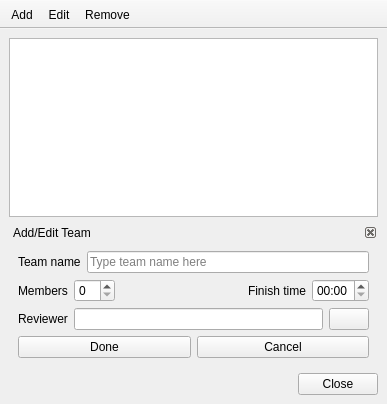
<?xml version="1.0" encoding="UTF-8"?>
<ui version="4.0">
 <class>TeamDialog</class>
 <widget class="QMainWindow" name="TeamDialog">
  <property name="geometry">
   <rect>
    <x>0</x>
    <y>0</y>
    <width>387</width>
    <height>404</height>
   </rect>
  </property>
  <property name="windowTitle">
   <string>Team manager</string>
  </property>
  <property name="windowIcon">
   <iconset resource="resources.qrc">
    <normaloff>:/icons/teams.png</normaloff>:/icons/teams.png</iconset>
  </property>
  <property name="unifiedTitleAndToolBarOnMac">
   <bool>true</bool>
  </property>
  <widget class="QWidget" name="centralwidget">
   <layout class="QVBoxLayout" name="verticalLayout">
    <item>
     <widget class="QListView" name="teamList">
      <property name="minimumSize">
       <size>
        <width>0</width>
        <height>128</height>
       </size>
      </property>
      <property name="toolTip">
       <string>List of all participating teams</string>
      </property>
      <property name="editTriggers">
       <set>QAbstractItemView::NoEditTriggers</set>
      </property>
     </widget>
    </item>
    <item>
     <widget class="QDockWidget" name="addEditWidget">
      <property name="contextMenuPolicy">
       <enum>Qt::NoContextMenu</enum>
      </property>
      <property name="features">
       <set>QDockWidget::DockWidgetClosable</set>
      </property>
      <property name="windowTitle">
       <string>Add/Edit Team</string>
      </property>
      <widget class="QWidget" name="dockWidgetContents">
       <layout class="QVBoxLayout" name="verticalLayout_2">
        <item>
         <layout class="QHBoxLayout" name="teamNameLayout">
          <item>
           <widget class="QLabel" name="teamNameLabel">
            <property name="text">
             <string>Team name</string>
            </property>
           </widget>
          </item>
          <item>
           <widget class="QLineEdit" name="teamNameEdit">
            <property name="toolTip">
             <string>Type in team's name</string>
            </property>
            <property name="placeholderText">
             <string>Type team name here</string>
            </property>
           </widget>
          </item>
         </layout>
        </item>
        <item>
         <layout class="QHBoxLayout" name="membersFinishLayout">
          <item>
           <widget class="QLabel" name="teamMembersLabel">
            <property name="text">
             <string>Members</string>
            </property>
           </widget>
          </item>
          <item>
           <widget class="QSpinBox" name="teamMembersEdit">
            <property name="toolTip">
             <string>Change number of team members</string>
            </property>
           </widget>
          </item>
          <item>
           <spacer name="horizontalSpacer_2">
            <property name="orientation">
             <enum>Qt::Horizontal</enum>
            </property>
            <property name="sizeHint" stdset="0">
             <size>
              <width>40</width>
              <height>20</height>
             </size>
            </property>
           </spacer>
          </item>
          <item>
           <widget class="QLabel" name="finishTimeLabel">
            <property name="text">
             <string>Finish time</string>
            </property>
           </widget>
          </item>
          <item>
           <widget class="QTimeEdit" name="finishTimeEdit">
            <property name="toolTip">
             <string>Change team's finish time</string>
            </property>
            <property name="currentSection">
             <enum>QDateTimeEdit::HourSection</enum>
            </property>
            <property name="displayFormat">
             <string>HH:mm</string>
            </property>
           </widget>
          </item>
         </layout>
        </item>
        <item>
         <layout class="QHBoxLayout" name="reviewerLayout">
          <item>
           <widget class="QLabel" name="reviewerLabel">
            <property name="text">
             <string>Reviewer</string>
            </property>
           </widget>
          </item>
          <item>
           <widget class="QLineEdit" name="reviewerEdit"/>
          </item>
          <item>
           <widget class="QPushButton" name="reviewerButton">
            <property name="text">
             <string/>
            </property>
            <property name="icon">
             <iconset resource="resources.qrc">
              <normaloff>:/icons/rename.png</normaloff>:/icons/rename.png</iconset>
            </property>
           </widget>
          </item>
         </layout>
        </item>
        <item>
         <layout class="QHBoxLayout" name="buttonLayout">
          <item>
           <widget class="QPushButton" name="doneButton">
            <property name="toolTip">
             <string>Click when done editing team</string>
            </property>
            <property name="text">
             <string>Done</string>
            </property>
            <property name="icon">
             <iconset resource="resources.qrc">
              <normaloff>:/icons/accept.png</normaloff>:/icons/accept.png</iconset>
            </property>
           </widget>
          </item>
          <item>
           <widget class="QPushButton" name="cancelButton">
            <property name="toolTip">
             <string>Click to abort editing</string>
            </property>
            <property name="text">
             <string>Cancel</string>
            </property>
            <property name="icon">
             <iconset resource="resources.qrc">
              <normaloff>:/icons/cancel.png</normaloff>:/icons/cancel.png</iconset>
            </property>
           </widget>
          </item>
         </layout>
        </item>
       </layout>
      </widget>
     </widget>
    </item>
    <item>
     <layout class="QHBoxLayout" name="horizontalLayout">
      <item>
       <spacer name="horizontalSpacer">
        <property name="orientation">
         <enum>Qt::Horizontal</enum>
        </property>
        <property name="sizeHint" stdset="0">
         <size>
          <width>40</width>
          <height>20</height>
         </size>
        </property>
       </spacer>
      </item>
      <item>
       <widget class="QPushButton" name="closeButton">
        <property name="toolTip">
         <string>Click to close team dialog</string>
        </property>
        <property name="text">
         <string>Close</string>
        </property>
        <property name="icon">
         <iconset resource="resources.qrc">
          <normaloff>:/icons/close.png</normaloff>:/icons/close.png</iconset>
        </property>
        <property name="autoDefault">
         <bool>true</bool>
        </property>
       </widget>
      </item>
     </layout>
    </item>
   </layout>
  </widget>
  <widget class="QToolBar" name="toolBar">
   <property name="windowTitle">
    <string>toolBar</string>
   </property>
   <property name="movable">
    <bool>false</bool>
   </property>
   <property name="allowedAreas">
    <set>Qt::TopToolBarArea</set>
   </property>
   <property name="iconSize">
    <size>
     <width>32</width>
     <height>32</height>
    </size>
   </property>
   <property name="toolButtonStyle">
    <enum>Qt::ToolButtonTextUnderIcon</enum>
   </property>
   <property name="floatable">
    <bool>false</bool>
   </property>
   <attribute name="toolBarArea">
    <enum>TopToolBarArea</enum>
   </attribute>
   <attribute name="toolBarBreak">
    <bool>false</bool>
   </attribute>
   <addaction name="actionAdd"/>
   <addaction name="actionEdit"/>
   <addaction name="actionRemove"/>
  </widget>
  <action name="actionAdd">
   <property name="icon">
    <iconset resource="resources.qrc">
     <normaloff>:/icons/team_add.png</normaloff>:/icons/team_add.png</iconset>
   </property>
   <property name="text">
    <string>Add</string>
   </property>
  </action>
  <action name="actionRemove">
   <property name="icon">
    <iconset resource="resources.qrc">
     <normaloff>:/icons/team_remove.png</normaloff>:/icons/team_remove.png</iconset>
   </property>
   <property name="text">
    <string>Remove</string>
   </property>
  </action>
  <action name="actionEdit">
   <property name="icon">
    <iconset resource="resources.qrc">
     <normaloff>:/icons/team_edit.png</normaloff>:/icons/team_edit.png</iconset>
   </property>
   <property name="text">
    <string>Edit</string>
   </property>
  </action>
 </widget>
 <resources>
  <include location="resources.qrc"/>
 </resources>
 <connections/>
</ui>
